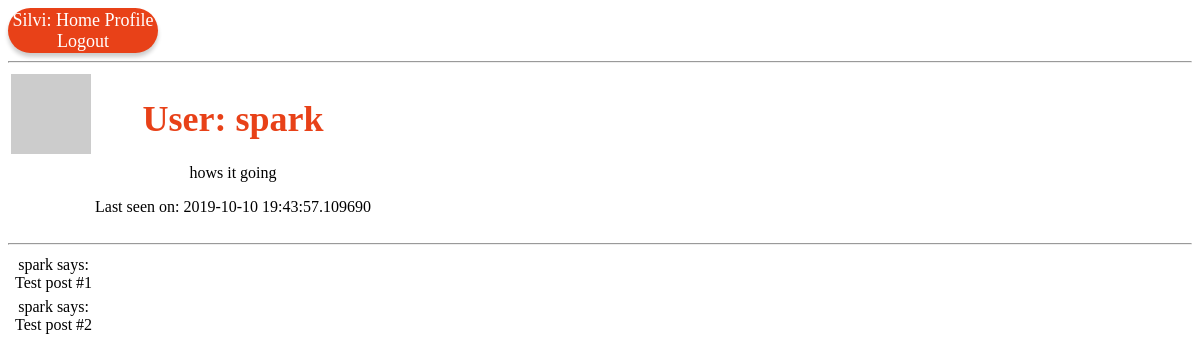
Page /user/spark (signed in) on the earlier database version.
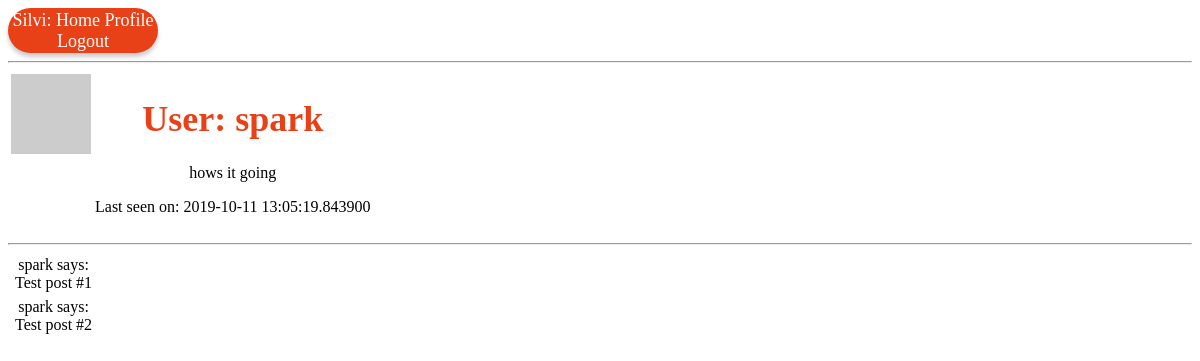
Same page on the later database version.
### app/models.py (models this page shows, shortened)
class User(UserMixin, db.Model):
    id = db.Column(db.Integer, primary_key=True)
    username = db.Column(db.String(64), index=True, unique=True)
    email = db.Column(db.String(120), index=True, unique=True)
    password_hash = db.Column(db.String(128))
    posts = db.relationship('Post', backref='author', lazy='dynamic')
    about_me = db.Column(db.String(140))
    last_seen = db.Column(db.DateTime, default=datetime.utcnow)
    def avatar(self, size):
        digest = md5(self.email.lower().encode('utf-8')).hexdigest()
        return 'https://www.gravatar.com/avatar/{}?d=identicon&s={}'.format(
            digest, size)

### app/routes.py (the view)
@app.route('/user/<username>')
@login_required
def user(username):
    user = User.query.filter_by(username=username).first_or_404()
    posts = [
        {'author': user, 'body': 'Test post #1'},
        {'author': user, 'body': 'Test post #2'}
    ]
    return render_template('user.html',user=user, posts=posts)

### app/models.py (called while the page is built)
@login.user_loader
def load_user(id):
    return User.query.get(int(id))

### app/routes.py (called while the page is built)
@app.before_request
def before_requiest():
    if current_user.is_authenticated:
        current_user.last_seen = datetime.utcnow()
        db.session.commit()

### app/templates/user.html (shortened to what this page needs)
{% extends "base.html" %}
{% block content %}
    <table>
        <tr valign="top">
            <td><img src="{{ user.avatar(128) }}"</td>
            <td><h1>User: {{ user.username }}</h1>
            {% if user.about_me %}<p>{{ user.about_me }}</p>{% endif %}
            {% if user.last_seen %}<p>Last seen on: {{ user.last_seen }}</p>{% endif %}
            </td>
        </tr>
    </table>
    <hr>
    {% for post in posts %}
        {% include '_post.html' %}
    {% endfor %}
{% endblock %}

### app/templates/base.html (shortened to what this page needs)
<!DOCTYPE html>
<html lang="en">
<head>
    <link rel="stylesheet" href="{{ url_for('static', filename='css/silvi.css') }}">
</head>
<body>
    <div class="button">
        Silvi:
        <a href="{{ url_for('index') }}">Home</a>
        {% if current_user.is_anonymous %}
        <a href="{{ url_for('login') }}">Login</a>
        {% else %}
        <a href="{{ url_for('user', username=current_user.username)}}">Profile</a>
        <a href="{{ url_for('logout')}}">Logout</a>
        {% endif %}
    </div>
    <hr>
    {% block content %}{% endblock %}
</body>
</html>

### app/templates/_post.html
<table>
    <tr valign="top">
        <td><img src=""{{ post.author.avatar(36) }}"></td>
        <td>{{ post.author.username }} says:<br>{{ post.body }}</td>
    </tr>
</table>

### app/static/css/silvi.css (style rules this page uses)
body { text-align: center; }
h1 { font-family: Work Sans; font-weight: 600; font-size: 36px; color: #E84118; }
.button { width: 150px; height: 45px; background-color: #E84118; border-radius: 45px; box-shadow: 0px 4px 4px rgba(0, 0, 0, 0.2); color: #FFFF; font-size: 18px; font-family: Work Sans; display: table-cell; vertical-align: middle; }
a { text-decoration: none; color: #FFFF; }

Differences in the rows shown:
changed User "spark": last_seen "2019-10-10 19:43:57.109690" → "2019-10-11 13:05:19.843900"
